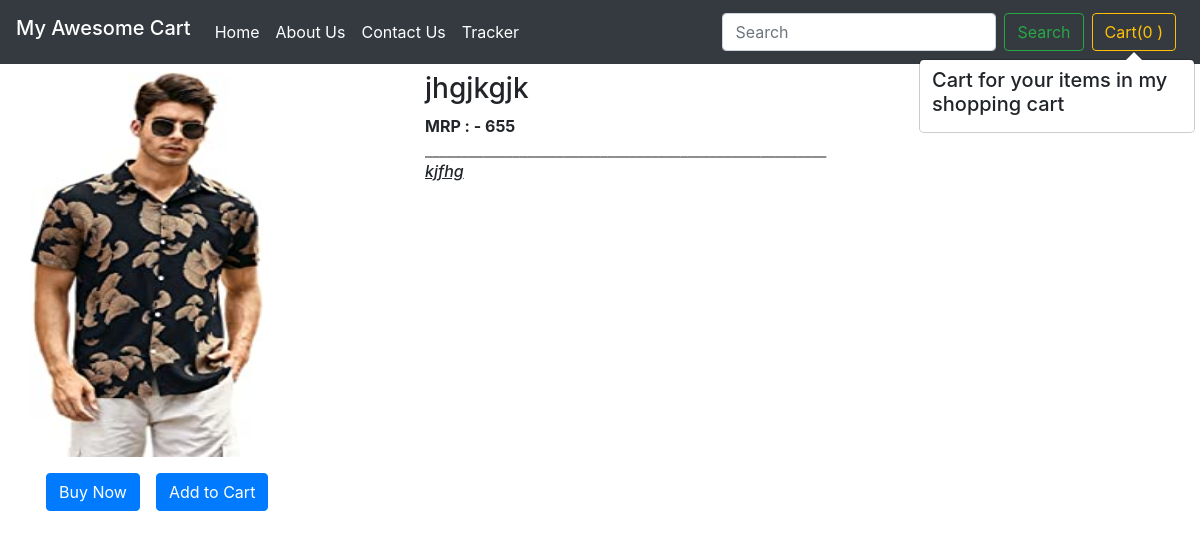
Page /shop/product/jhgjkgjk on the committed database.
### shop/models.py (models this page shows, shortened)
class Product(models.Model):
    product_id= models.AutoField
    product_name = models.CharField(max_length=50)
    category = models.CharField(max_length=50,default="")
    subcategory = models.CharField(max_length=50 , default="")
    price = models.IntegerField(default=0)
    desc = models.CharField(max_length=300)
    pub_date = models.DateField()
    image = models.ImageField(upload_to='shop/images' , default="")

### shop/views.py (the view)
# urls.py: path("product/<str:name>",views.prodview, name="ProductView"),
def prodview(request,name):
    prod=Product.objects.filter(product_name=name)
    return render(request, "shop/prodView.html", {'product':prod[0]})

### shop/templates/shop/prodview.html (shortened to what this page needs)
{% extends 'shop/basic.html' %}
{% block body %}
<div class="container my-4">
    <div class="row">
    <div class="col-md-4">
        <div class="row">
            <img src="/media/{{product.image}}" width="233px" height="385px">
        </div>
        <div class="row my-3">
            <button class="btn btn-primary mx-3">Buy Now</button>
            <button class="btn btn-primary">Add to Cart</button>
        </div>
    </div>
    <div class="col-md-8" >
        <h3>{{product.product_name}}</h3>
        <section><b>MRP : - {{product.price}}</b></section>
        <u style="color: rgb(143, 142, 141);">_______________________________________________________</u>
        <br>
        <h6 style="text-decoration-line: underline; font-style: italic;">{{product.desc}}</h6>
    </div>
</div>
</div>
{% endblock %}

### rows in the picture
Product: image (picture), product_name "jhgjkgjk", price "655", desc "kjfhg"
